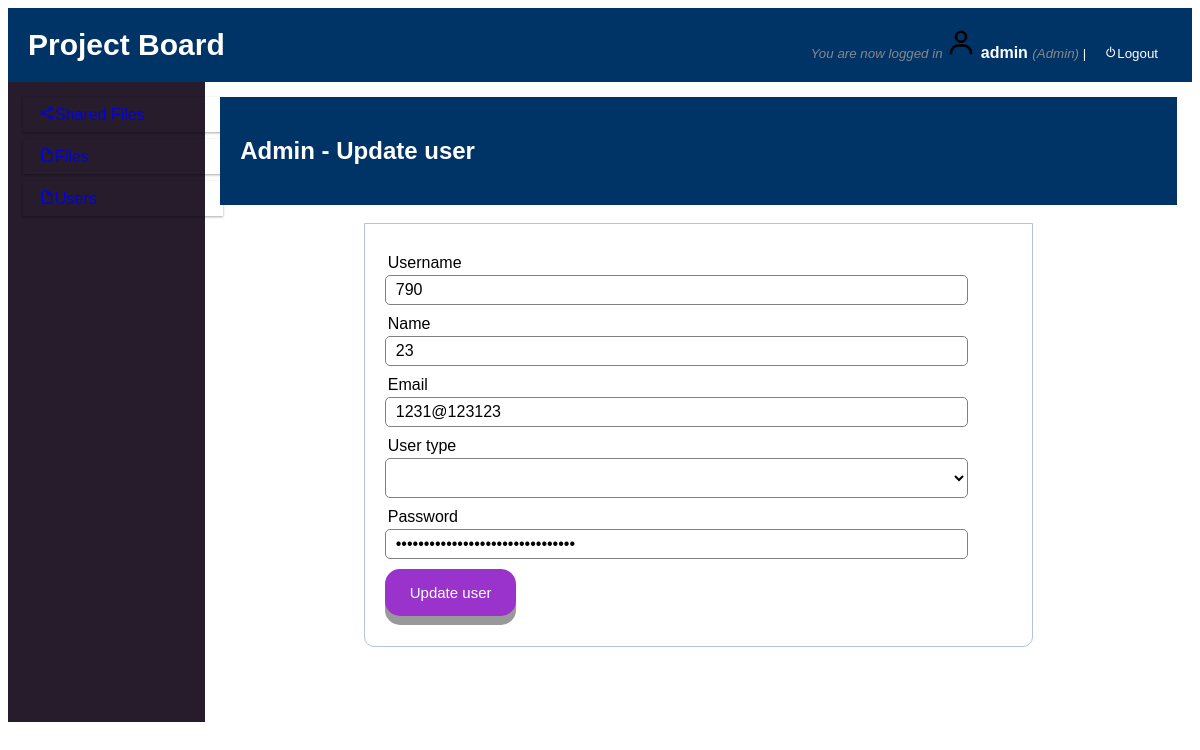
Page /admin/index.php?page=update&user_id=2 (signed in) on the committed database.
### tables this page shows
CREATE TABLE `users` (
  `user_id` int(10) NOT NULL,
  `username` varchar(100) NOT NULL,
  `name` varchar(100) NOT NULL,
  `email` varchar(100) NOT NULL,
  `user_type` varchar(100) NOT NULL,
  `password` varchar(100) NOT NULL
);

### admin/update_user.php (the view, shortened to what this page needs)
<?php
$user_id = $_GET ['user_id'];
$conn = mysqli_connect("localhost","root","") or die (mysqli_error($conn));
$sql = "SELECT * FROM users WHERE user_id = $user_id";
$q = mysqli_query($conn,$sql) or die (mysqli_error($conn));
$r = mysqli_fetch_assoc($q);
?>
<!DOCTYPE html>
<html>
<head>
	<link rel="stylesheet" type="text/css" href="../css/create_user.css">
</head>
<body>
	<div class="header">
		<h2>Admin - Update user</h2>
	</div>
	<br>
	<div class="form-body">
		<form method="post" action="update_confirm.php?user_id=<?php echo $user_id?>">
			<div class="input-group">
				<label>Username</label>
				<input type="text" name="username" value="<?php echo $r['username']; ?>">
			</div>
			<div class="input-group">
				<label>Name</label>
				<input type="text" name="name" value="<?php echo $r['name']; ?>">
			</div>
			<div class="input-group">
				<label>Email</label>
				<input type="email" name="email" value="<?php echo $r['email']; ?>">
			</div>
			<div class="input-group">
				<label>User type</label>
				<select name="user_type" id="user_type" value="<?php echo $r['user_type']; ?>">
					<option value=""></option>
					<option value="admin">Admin</option>
				</select>
			</div>
			<div class="input-group">
				<label>Password</label>
				<input type="password" name="password" value="<?php echo $r['password']; ?>">
			</div>
			<div class="input-group">
				<button type="submit" class="btn" name="update"> Update user</button>
			</div>
		</form>
	</div>
</body>
</html>

### css/responsive.css (style rules this page uses)
* { box-sizing: border-box; }
html { font-family: "Lucida Sans", sans-serif; }
.header { background-color: #003366; color: #ffffff; padding: 20px; }

### css/create_user.css (style rules this page uses)
.form-body form { width: 70%; margin: 0px auto; padding: 20px; border: 1px solid #B0C4DE; background: white; border-radius: 0px 0px 10px 10px; }
.form-body .input-group { margin: 10px 0px 10px 0px; }
.form-body .input-group label { display: block; text-align: left; margin: 3px; }
.form-body .input-group input { height: 30px; width: 93%; padding: 5px 10px; font-size: 16px; border-radius: 5px; border: 1px solid gray; }
.form-body #user_type { height: 40px; width: 93%; padding: 5px 10px; background: white; font-size: 16px; border-radius: 5px; border: 1px solid gray; }
.form-body button { display: inline-block; padding: 15px 25px; font-size: 15px; cursor: pointer; text-align: center; text-decoration: none; outline: none; color: #fff; background-color: #9933cc; border: none; border-radius: 15px; box-shadow: 0 9px #999; }

### rows in the picture
users: username "790", name "23", email "1231@123123"

### other values in the picture
$_SESSION['success'] "You are now logged in"
$_SESSION['user']['name'] "admin"
$_SESSION['user']['user_type'] "Admin"
